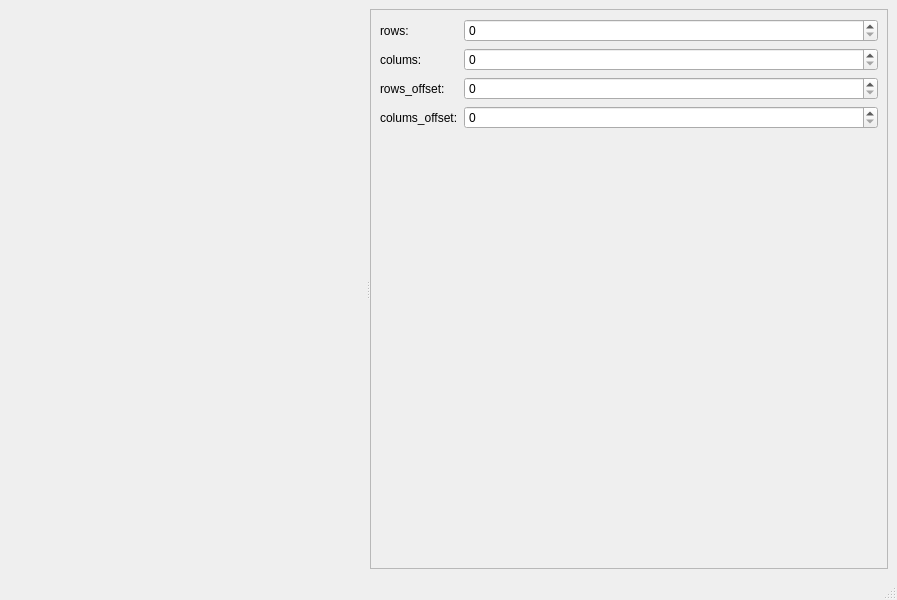
<?xml version="1.0" encoding="UTF-8"?>
<ui version="4.0">
 <class>MainWindow</class>
 <widget class="QMainWindow" name="MainWindow">
  <property name="geometry">
   <rect>
    <x>0</x>
    <y>0</y>
    <width>897</width>
    <height>600</height>
   </rect>
  </property>
  <property name="windowTitle">
   <string>MainWindow</string>
  </property>
  <widget class="QWidget" name="centralwidget">
   <layout class="QVBoxLayout" name="verticalLayout">
    <item>
     <widget class="QSplitter" name="splitter">
      <property name="orientation">
       <enum>Qt::Horizontal</enum>
      </property>
      <widget class="TilesView" name="widget" native="true">
       <property name="focusPolicy">
        <enum>Qt::WheelFocus</enum>
       </property>
      </widget>
      <widget class="QFrame" name="frame">
       <property name="minimumSize">
        <size>
         <width>100</width>
         <height>0</height>
        </size>
       </property>
       <property name="frameShape">
        <enum>QFrame::StyledPanel</enum>
       </property>
       <property name="frameShadow">
        <enum>QFrame::Raised</enum>
       </property>
       <layout class="QFormLayout" name="formLayout">
        <item row="0" column="1">
         <widget class="QSpinBox" name="spinBox_rows"/>
        </item>
        <item row="0" column="0">
         <widget class="QLabel" name="label">
          <property name="text">
           <string>rows:</string>
          </property>
         </widget>
        </item>
        <item row="1" column="0">
         <widget class="QLabel" name="label_2">
          <property name="text">
           <string>colums:</string>
          </property>
         </widget>
        </item>
        <item row="2" column="0">
         <widget class="QLabel" name="label_3">
          <property name="text">
           <string>rows_offset:</string>
          </property>
         </widget>
        </item>
        <item row="3" column="0">
         <widget class="QLabel" name="label_4">
          <property name="text">
           <string>colums_offset:</string>
          </property>
         </widget>
        </item>
        <item row="1" column="1">
         <widget class="QSpinBox" name="spinBox_colums"/>
        </item>
        <item row="3" column="1">
         <widget class="QSpinBox" name="spinBox_colums_offset"/>
        </item>
        <item row="2" column="1">
         <widget class="QSpinBox" name="spinBox_rows_offset"/>
        </item>
       </layout>
      </widget>
     </widget>
    </item>
   </layout>
  </widget>
  <widget class="QMenuBar" name="menubar">
   <property name="geometry">
    <rect>
     <x>0</x>
     <y>0</y>
     <width>897</width>
     <height>22</height>
    </rect>
   </property>
  </widget>
  <widget class="QStatusBar" name="statusbar"/>
 </widget>
 <customwidgets>
  <customwidget>
   <class>TilesView</class>
   <extends>QWidget</extends>
   <header>mario.tiles_view</header>
   <container>1</container>
  </customwidget>
 </customwidgets>
 <resources/>
 <connections/>
</ui>
